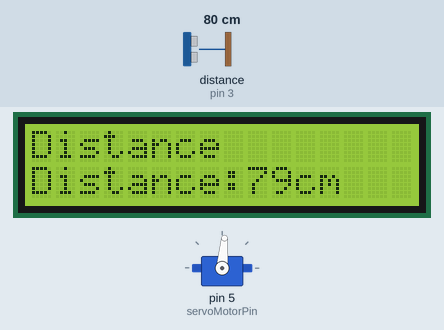
Bench run of a sketch on a simulated Arduino Uno, built with avr-gcc and run on an emulated ATmega328P. On the bench: servo, 16×2 character LCD. Wiring (inferred from the names in the program): ultrasonic range finder: trigger pin 2; echo pin 3. The inputs (shaded band) are chosen by the test bench; at power-on: distance to the obstacle (sensor on pin 3) 80 cm. The echo pulse lasts 58.3 µs per cm; what the sketch prints to the serial monitor is not drawn.

Above: at 1.2 s.
1.3 s: distance to the obstacle (sensor on pin 3) set to 2 cm
At 1.52 s:
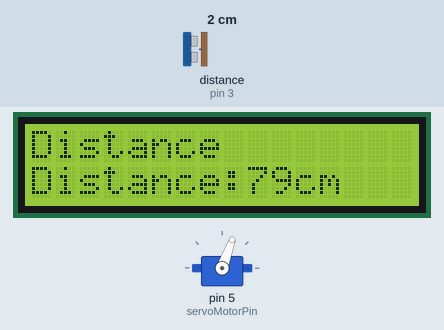
At 3.8 s:
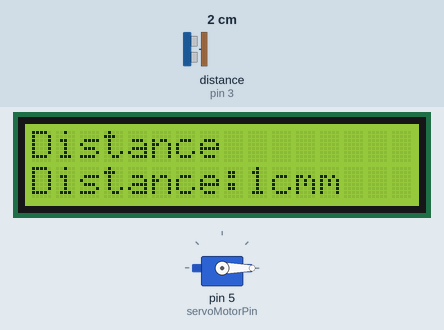
12.7 s: distance to the obstacle (sensor on pin 3) set to 9 cm
At 13.8 s:
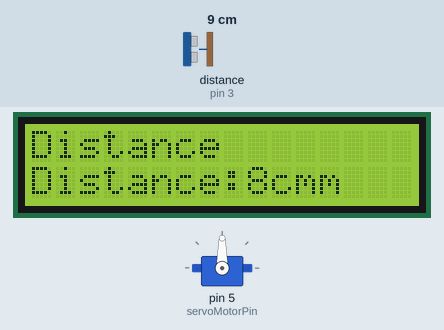
Timing chart, 0 to 22.5 s (numbered marks = the images above; inputs shaded):
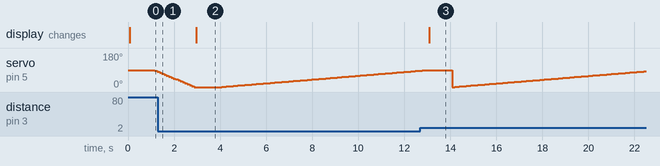

Measured:
- after the input at 1.3 s, the display: changes after 1.7 s (image 2)
- after the input at 12.7 s, the display: changes after 0.39 s (image 3)

The sketch:

1111111111111111.ino
```cpp
#include <LiquidCrystal.h>
#include <Servo.h>

Servo MyServoMotor;
int servoMotorPin = 5;
int trigPin = 2;
int echoPin = 3;
int RS = 6;
int E = 7;
int D4 = 8;
int D5 = 9;
int D6 = 10;
int D7 = 12;
LiquidCrystal lcd(RS, E, D4, D5, D6, D7);


void setup ()
{
  pinMode(trigPin, OUTPUT);
  pinMode(echoPin, INPUT);
  MyServoMotor.attach(servoMotorPin);
  Serial.begin(9600);

  lcd.begin(16, 2);
  // Print a message to the LCD.
  lcd.print("Distance");
}

void loop() {

  digitalWrite(trigPin, LOW);
  delayMicroseconds(10);
  digitalWrite(trigPin, HIGH);
  delayMicroseconds(20);
  digitalWrite(trigPin, LOW);

  pinMode(echoPin, INPUT);
  long x = pulseIn(echoPin, HIGH);
  long cm = (x / 2)/ 29.1;

  Serial.print("The distance is:");
  Serial.println(cm);
  lcd.setCursor(0,1);
  lcd.print("Distance:");
  lcd.print(cm);
  lcd.print("cm");
  delay(1000);
  if(cm <= 20)
  {
    for(int a = 0; a <= 90; a += 1)
  {
    MyServoMotor.write(a);
    delay(100);
  }
  }
  else
  {
    for(int a = 90; a >= 0; a -= 5)
  {
    MyServoMotor.write(a);

    delay(100);

  }
  }
}
```
